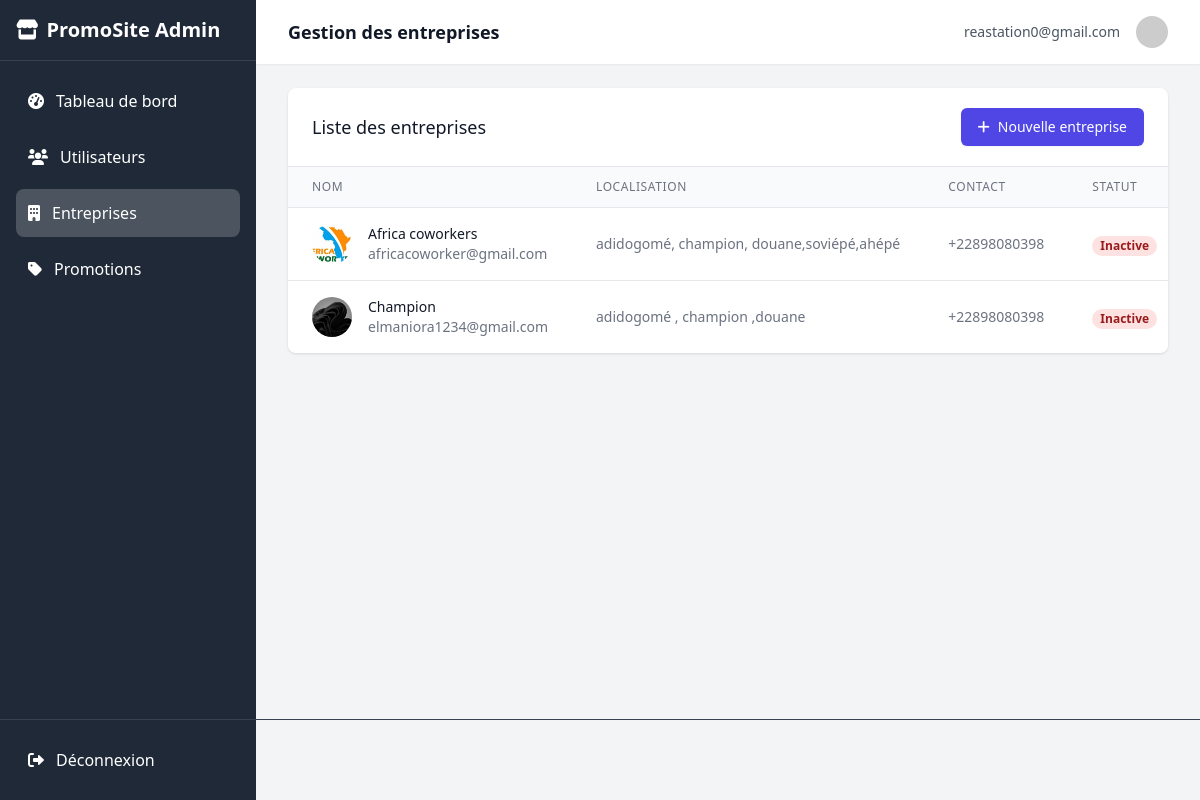
The app's page /admin-dashboard/entreprises/ (signed in) with its own data.
### promotions/models.py (models this page shows, shortened)
class Utilisateur(AbstractUser):
    username = models.CharField(max_length=150, unique=True, blank=True, null=True)
    entreprise = models.OneToOneField(Entreprise, on_delete=models.CASCADE, null=True, blank=True)
    email = models.EmailField(unique=True)
    password_reset_required = models.BooleanField(default=True)
    is_active = models.BooleanField(default=True)
    is_admin = models.BooleanField(default=False)
    is_staff = models.BooleanField(default=False)
    is_superuser = models.BooleanField(default=False)
    verification_code = models.CharField(max_length=6, blank=True, null=True)
    USERNAME_FIELD = "email"
    REQUIRED_FIELDS = []
    objects = UserAccountManager()

class Entreprise(models.Model):
    nom = models.CharField(max_length=100)
    categorie_e = models.CharField(max_length=50, choices=[
        ('Hôtel', 'Hôtel'),
        ('Supermarché', 'Supermarché'),
        ('hôpital', 'Hôpital'),
        ('magasin', 'Magasin'),
        ('réseau', 'Réseau'),
    ], default="Supermarché")
    email = models.EmailField()
    description = models.TextField(default="Soyez à l'afflux de nos meilleurs promos")
    contact = models.CharField(max_length=20)
    logo = models.ImageField(upload_to='logos/')
    banniere = models.ImageField(upload_to='bannieres/')
    localisation = models.CharField(max_length=255, help_text="Adresse textuelle pour l'affichage")
    localisation_map = models.TextField(help_text="Texte pour l'iframe Google Maps (ex: '6.1234,1.5678' ou 'Nom+du+lieu')")
    latitude = models.FloatField(blank=True, null=True,default=0)
    longitude = models.FloatField(blank=True, null=True,default=0)
    facebook = models.URLField(blank=True, null=True)
    instagram = models.URLField(blank=True, null=True)
    twitter = models.URLField(blank=True, null=True)
    website = models.URLField(blank=True, null=True)
    meta_description = models.TextField(blank=True, null=True, help_text="Description pour le référencement SEO")
    meta_keywords = models.CharField(max_length=255, blank=True, null=True, help_text="Mots-clés pour le référencement SEO, séparés par des virgules")
    abonnes_count = models.PositiveIntegerField(default=0)
    class Meta:
        verbose_name = "Entreprise"
        verbose_name_plural = "Entreprises"

### promotions/views.py (the view)
# urls.py: path('admin-dashboard/entreprises/', views.admin_entreprise_management, name='admin_entreprise_management'),
@user_passes_test(is_admin, login_url='/connexion/')
def admin_entreprise_management(request):
    entreprises = Entreprise.objects.all().order_by('-id')
    return render(request, 'admin/entreprises/list.html', {'entreprises': entreprises})

### promotions/views.py (called while the page is built)
def is_admin(user):
    return user.is_authenticated and user.is_staff

### promotions/templates/admin/entreprises/list.html (shortened to what this page needs)
{% extends 'base1.html' %}
{% block header_title %}Gestion des entreprises{% endblock %}
{% block content %}
<div class="bg-white shadow rounded-lg overflow-hidden">
    <div class="px-4 py-5 sm:px-6 border-b border-gray-200 flex justify-between items-center">
        <h3 class="text-lg leading-6 font-medium text-gray-900">
            Liste des entreprises
        </h3>
        <a href="{% url 'admin_create_entreprise' %}" class="inline-flex items-center px-4 py-2 border border-transparent text-sm font-medium rounded-md shadow-sm text-white bg-indigo-600 hover:bg-indigo-700">
            <i class="fas fa-plus mr-2"></i> Nouvelle entreprise
        </a>
    </div>
    <div class="overflow-x-auto">
        <table class="min-w-full divide-y divide-gray-200">
            <thead class="bg-gray-50">
                <tr>
                    <th scope="col" class="px-6 py-3 text-left text-xs font-medium text-gray-500 uppercase tracking-wider">Nom</th>
                    <th scope="col" class="px-6 py-3 text-left text-xs font-medium text-gray-500 uppercase tracking-wider">Localisation</th>
                    <th scope="col" class="px-6 py-3 text-left text-xs font-medium text-gray-500 uppercase tracking-wider">Contact</th>
                    <th scope="col" class="px-6 py-3 text-left text-xs font-medium text-gray-500 uppercase tracking-wider">Statut</th>
                </tr>
            </thead>
            <tbody class="bg-white divide-y divide-gray-200">
                {% for entreprise in entreprises %}
                <tr>
                    <td class="px-6 py-4 whitespace-nowrap">
                        <div class="flex items-center">
                            <div class="flex-shrink-0 h-10 w-10">
                                {% if entreprise.logo %}
                                <img class="h-10 w-10 rounded-full object-cover" src="{{ entreprise.logo.url }}" alt="{{ entreprise.nom }}">
                                {% else %}
                                <div class="h-10 w-10 rounded-full bg-gray-200 flex items-center justify-center">
                                    <i class="fas fa-building text-gray-400"></i>
                                </div>
                                {% endif %}
                            </div>
                            <div class="ml-4">
                                <div class="text-sm font-medium text-gray-900">{{ entreprise.nom }}</div>
                                <div class="text-sm text-gray-500">{{ entreprise.email }}</div>
                            </div>
                        </div>
                    </td>
                    <td class="px-6 py-4 whitespace-nowrap text-sm text-gray-500">
                        {{ entreprise.localisation }}
                    </td>
                    <td class="px-6 py-4 whitespace-nowrap text-sm text-gray-500">
                        {{ entreprise.contact }}
                    </td>
                    <td class="px-6 py-4 whitespace-nowrap">
                        <span class="px-2 inline-flex text-xs leading-5 font-semibold rounded-full {% if entreprise.is_active %}bg-green-100 text-green-800{% else %}bg-red-100 text-red-800{% endif %}">
                            {% if entreprise.is_active %}Active{% else %}Inactive{% endif %}
                        </span>
                    </td>
                </tr>
                {% empty %}
                <tr>
                    <td colspan="5" class="px-6 py-4 text-center text-sm text-gray-500">Aucune entreprise trouvée</td>
                </tr>
                {% endfor %}
            </tbody>
        </table>
    </div>
</div>
{% endblock %}

### promotions/templates/base1.html (shortened to what this page needs)
{% load static %}
<!DOCTYPE html>
<html lang="fr">
<head>
    <script src="https://cdn.tailwindcss.com"></script>
    <link rel="stylesheet" href="https://cdnjs.cloudflare.com/ajax/libs/font-awesome/6.0.0/css/all.min.css">
</head>
<body class="bg-gray-100 flex h-screen">
    <div class="sidebar bg-gray-800 text-white w-64 flex-shrink-0 hidden md:block">
        <div class="p-4 border-b border-gray-700">
            <h1 class="text-xl font-bold flex items-center">
                <i class="fas fa-store mr-2"></i>
                PromoSite Admin
            </h1>
        </div>
        <nav class="p-4">
            <ul class="space-y-2">
                <li>
                    <a href="{% url 'admin_dashboard' %}" class="sidebar-item flex items-center p-3 rounded-lg {% if request.resolver_match.url_name == 'admin_dashboard' %}active{% endif %}">
                        <i class="fas fa-tachometer-alt mr-3"></i>
                        Tableau de bord
                    </a>
                </li>
                <li>
                    <a href="{% url 'admin_user_management' %}" class="sidebar-item flex items-center p-3 rounded-lg {% if 'admin_user' in request.resolver_match.url_name %}active{% endif %}">
                        <i class="fas fa-users mr-3"></i>
                        Utilisateurs
                    </a>
                </li>
                <li>
                    <a href="{% url 'admin_entreprise_management' %}" class="sidebar-item flex items-center p-3 rounded-lg {% if 'admin_entreprise' in request.resolver_match.url_name %}active{% endif %}">
                        <i class="fas fa-building mr-3"></i>
                        Entreprises
                    </a>
                </li>
                <li>
                    <a href="{% url 'admin_promotion_management' %}" class="sidebar-item flex items-center p-3 rounded-lg {% if 'admin_promotion' in request.resolver_match.url_name %}active{% endif %}">
                        <i class="fas fa-tag mr-3"></i>
                        Promotions
                    </a>
                </li>
            </ul>
            <div class="absolute bottom-0 left-0 right-0 p-4 border-t border-gray-700">
                <a href="{% url 'logout' %}" class="sidebar-item flex items-center p-3 rounded-lg">
                    <i class="fas fa-sign-out-alt mr-3"></i>
                    Déconnexion
                </a>
            </div>
        </nav>
    </div>
    <div class="flex-1 overflow-auto">
        <header class="bg-white shadow-sm">
            <div class="max-w-7xl mx-auto py-4 px-4 sm:px-6 lg:px-8 flex justify-between items-center">
                <h1 class="text-lg font-semibold text-gray-900">
                    {% block header_title %}{% endblock %}
                </h1>
                <div class="flex items-center space-x-4">
                    <span class="text-sm text-gray-600">{{ user.get_full_name|default:user.username }}</span>
                    <div class="relative">
                        <img class="h-8 w-8 rounded-full" src="https://ui-avatars.com/api/?name={{ user.username|urlencode }}&background=random" alt="">
                    </div>
                </div>
            </div>
        </header>
        <main class="max-w-7xl mx-auto py-6 sm:px-6 lg:px-8">
            {% block content %}{% endblock %}
        </main>
    </div>
</body>
</html>

### promotions/templates/base1.html (style rules this page uses)
.sidebar { transition: all 0.3s; }
.sidebar-item { transition: all 0.2s; }
.sidebar-item.active { background-color: rgba(255, 255, 255, 0.2); }

### records on screen
Utilisateur: get_full_name "reastation0@gmail.com"
Entreprise: logo (picture), nom "Africa coworkers", email "africacoworker@gmail.com", localisation "adidogomé, champion, douane,soviépé,ahépé", contact "+22898080398"
Entreprise: logo (picture), nom "Champion", email "elmaniora1234@gmail.com", localisation "adidogomé , champion ,douane", contact "+22898080398"
